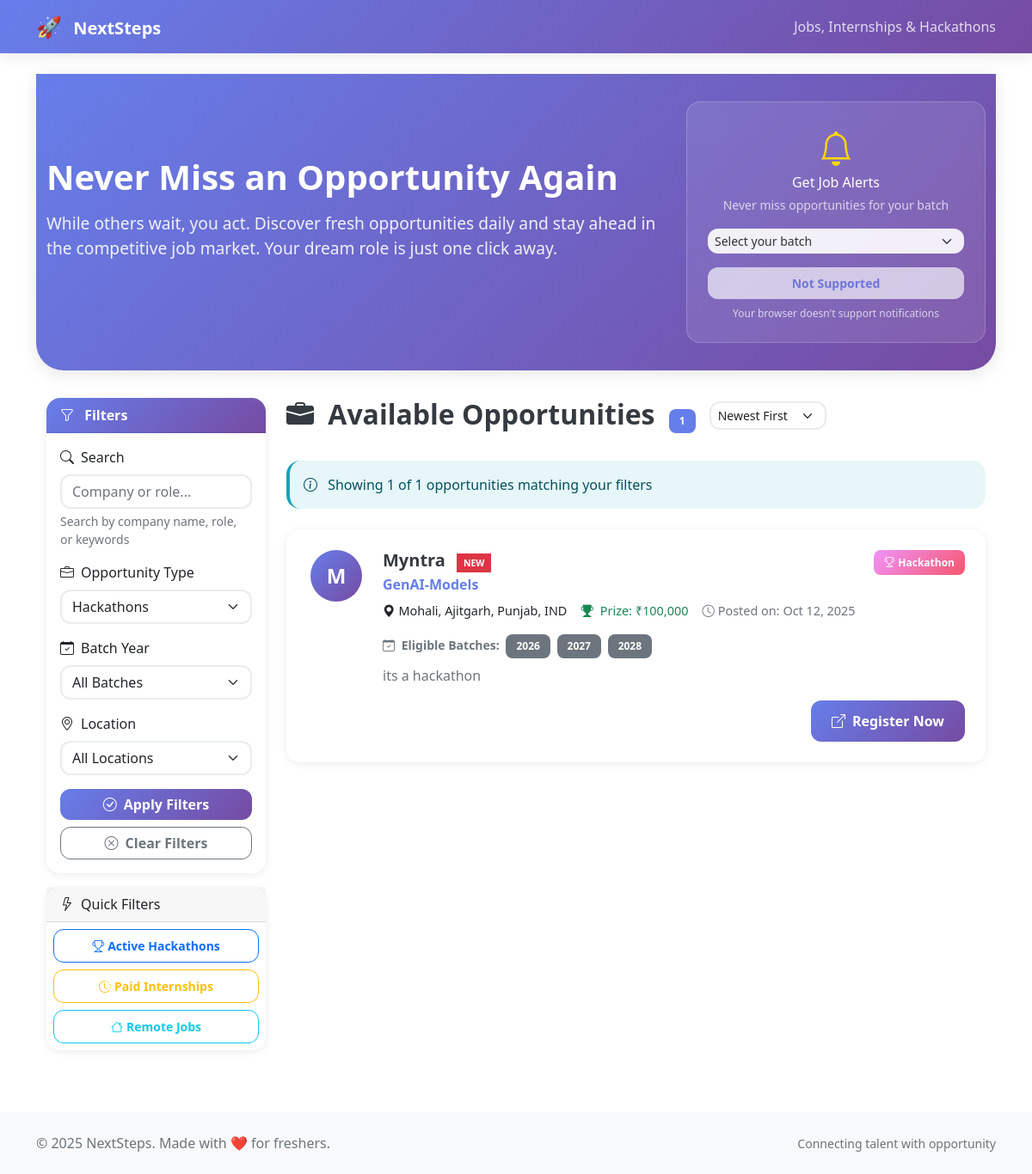
/?job_type=hackathon, run on an earlier commit of the app's database.
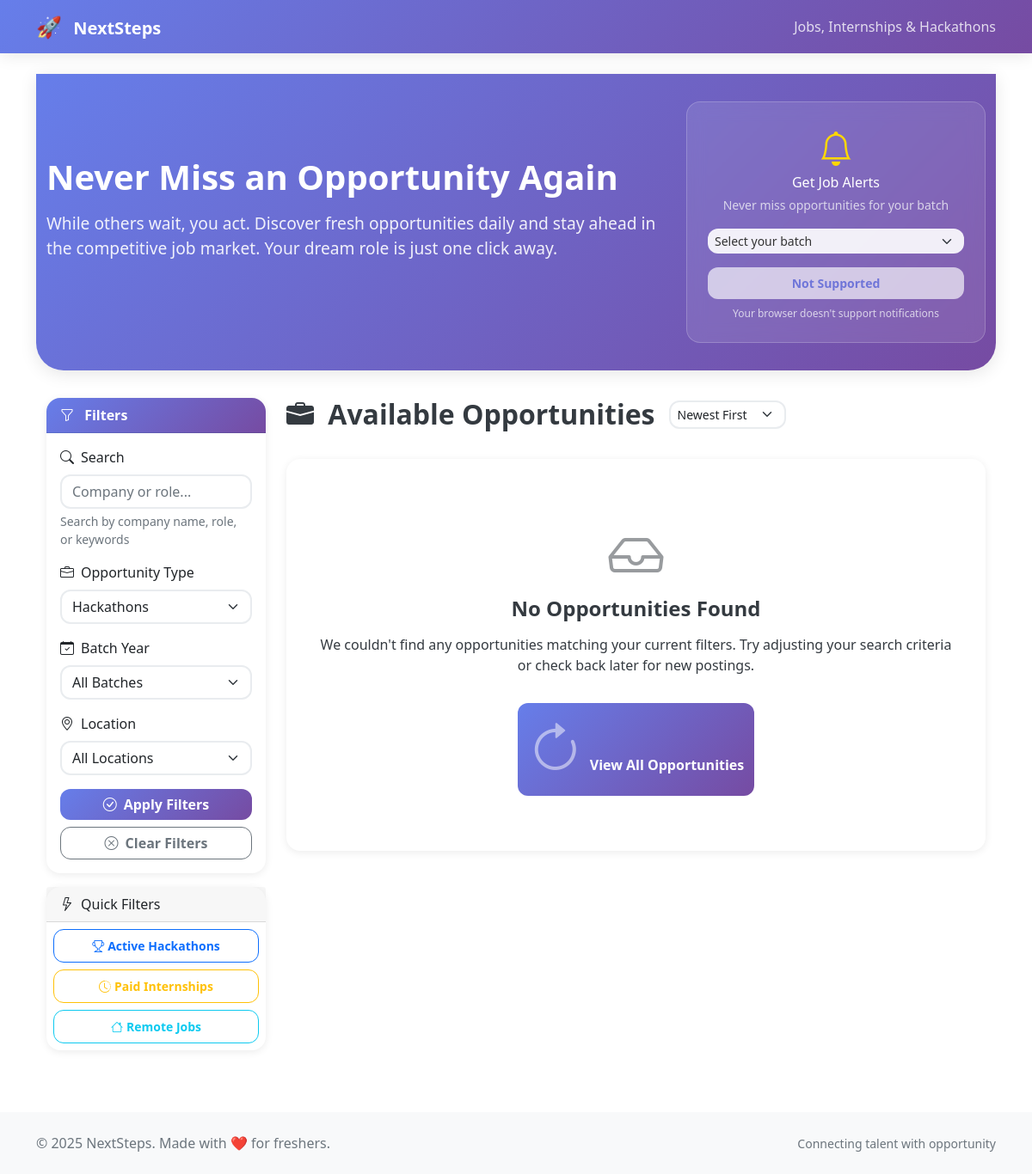
And on a later commit of the database.
### app/models.py (models this page shows, shortened)
class Job(db.Model):
    id = db.Column(db.Integer, primary_key=True)
    company_name = db.Column(db.String(200), nullable=False)
    role = db.Column(db.String(200), nullable=False)
    location = db.Column(db.String(200), nullable=False)
    description = db.Column(db.Text, nullable=False)
    apply_link = db.Column(db.String(500), nullable=False)
    is_internship = db.Column(db.Boolean, default=False)
    is_hackathon = db.Column(db.Boolean, default=False)
    salary = db.Column(db.Numeric(10, 2), nullable=True)
    stipend = db.Column(db.Numeric(10, 2), nullable=True)
    prize_money = db.Column(db.Numeric(10, 2), nullable=True)
    deadline = db.Column(db.DateTime, nullable=True)
    created_at = db.Column(db.DateTime, default=datetime.utcnow)
    is_active = db.Column(db.Boolean, default=True)
    batches = db.relationship('Batch', secondary=job_batches, backref='jobs')
    @property
    def prize_display(self):
        if self.prize_money:
            return f"₹{int(self.prize_money):,}"
        return None
    @property
    def is_new(self):
        return (datetime.utcnow() - self.created_at).days <= 7

class Batch(db.Model):
    id = db.Column(db.Integer, primary_key=True)
    name = db.Column(db.String(50), unique=True, nullable=False)

### app/routes/main.py (the view, shortened to what this page needs)
@bp.route('/')
def index():
    page = request.args.get('page', 1, type=int)
    job_type = request.args.get('job_type', '')
    batch_filter = request.args.get('batch', '')
    search = request.args.get('search', '')
    query = Job.query.filter_by(is_active=True)
    if job_type == 'full_time':
        query = query.filter(Job.is_internship == False, Job.is_hackathon == False)
    elif job_type == 'internship':
        query = query.filter(Job.is_internship == True)
    elif job_type == 'hackathon':
        query = query.filter(Job.is_hackathon == True)
    if batch_filter:
        query = query.join(Job.batches).filter(Batch.name == batch_filter)
    jobs = query.order_by(Job.created_at.desc()).paginate(
        page=page,
        per_page=10,
        error_out=False
    )
    all_batches = Batch.query.order_by(Batch.name.desc()).all()
    batches = [batch.name for batch in all_batches]
    return render_template(
        'index.html',
        jobs=jobs,
        batches=batches,
        current_batch=batch_filter,
        current_job_type=job_type,
        current_search=search
    )

### run.py (called while the page is built)
@app.after_request
def add_csp(response):
    response.headers["Content-Security-Policy"] = (
        "default-src 'self'; "
        "script-src 'self' https://www.googletagmanager.com https://www.google-analytics.com; "
        "connect-src 'self' https://www.google-analytics.com; "
        "img-src 'self' https://www.google-analytics.com data:; "
        "style-src 'self' 'unsafe-inline';"
    )
    return response

### templates/index.html (shortened to what the changed rows need)
{% extends "base.html" %}
{% from "macros.html" import render_job_badge, render_compensation, render_batches, render_pagination %}
{% block content %}
<section class="hero-section" role="banner">
    <div class="container">
        <div class="row align-items-center">
            <div class="col-lg-8">
                <h1 class="hero-title">Never Miss an Opportunity Again</h1>
            </div>
        </div>
    </div>
</section>
<div class="container">
    <div class="row">
        <div class="col-lg-9">
            <div class="page-header">
                <h2>
                    <i class="bi bi-briefcase-fill me-2" aria-hidden="true"></i>
                    Available Opportunities
                    {% if jobs.total %}
                        <span class="badge">{{ jobs.total }}</span>
                    {% endif %}
                </h2>
                <div class="d-flex gap-2">
                        {% set args = request.args.to_dict() %}
                        {% set _ = args.update({'sort': 'newest'}) %}
                        {% set args = request.args.to_dict() %}
                        {% set _ = args.update({'sort': 'company'}) %}
                </div>
            </div>
            {% if jobs.items %}
                <div class="alert alert-info mb-4" role="status" aria-live="polite">
                    <i class="bi bi-info-circle me-2" aria-hidden="true"></i>
                    Showing {{ jobs.items|length }} of {{ jobs.total }} opportunities
                    {% if current_search or current_job_type or current_batch or current_location %}
                        matching your filters
                    {% endif %}
                </div>
                {% for job in jobs.items %}
                <article class="card job-card mb-4" itemscope itemtype="https://schema.org/JobPosting">
                    <div class="card-body p-4">
                        <div class="d-flex">
                            <div class="company-logo me-4">
                                <div class="logo-placeholder"
                                     role="img"
                                     aria-label="{{ job.company_name }} logo">
                                    {{ job.company_name[0].upper() }}
                                </div>
                            </div>
                            <div class="flex-grow-1">
                                <div class="d-flex justify-content-between align-items-start mb-2">
                                    <div>
                                        <h3 class="company-name" itemprop="hiringOrganization">
                                            {{ job.company_name }}
                                            {% if job.is_new %}
                                                <span class="badge-new" aria-label="New opportunity">NEW</span>
                                            {% endif %}
                                        </h3>
                                        <p class="job-title" itemprop="title">{{ job.role }}</p>
                                    </div>
                                    <div>
                                        {{ render_job_badge(job) }}
                                    </div>
                                </div>
                                <div class="job-meta mb-3">
                                    <span itemprop="jobLocation">
                                        <i class="bi bi-geo-alt-fill" aria-hidden="true"></i>
                                        {{ job.location }}
                                    </span>
                                    {{ render_compensation(job) }}
                                    <span class="text-muted">
                                        <i class="bi bi-clock" aria-hidden="true"></i>
                                        <span class="sr-only">Posted on: </span>
                                        <time datetime="{{ job.created_at.isoformat() }}">
                                            {{ job.created_at.strftime('%b %d, %Y') }}
                                        </time>
                                    </span>
                                </div>
                                {{ render_batches(job) }}
                                <div class="job-description mb-3" itemprop="description">
                                    {{ job.description[:200] }}
                                </div>
                                <div class="text-end">
                                    <a href="{{ job.apply_link }}"
                                       target="_blank"
                                       rel="noopener noreferrer"
                                       class="btn btn-apply"
                                       onclick="gtag('event', 'apply_click', {'job_id': '{{ job.id }}', 'company': '{{ job.company_name }}'});"
                                       aria-label="{% if job.is_hackathon %}Register for {{ job.role }} at {{ job.company_name }}{% else %}Apply for {{ job.role }} at {{ job.company_name }}{% endif %}">
                                        <i class="bi bi-box-arrow-up-right me-2" aria-hidden="true"></i>
                                        {% if job.is_hackathon %}Register Now{% else %}Apply Now{% endif %}
                                    </a>
                                </div>
                            </div>
                        </div>
                    </div>
                </article>
                {% endfor %}
            {% else %}
                <div class="card">
                    <div class="card-body">
                        <div class="empty-state">
                            <i class="bi bi-inbox" aria-hidden="true"></i>
                            <h4>No Opportunities Found</h4>
                            <p>
                                {% if current_search or current_job_type or current_batch or current_location %}
                                    We couldn't find any opportunities matching your current filters.
                                    Try adjusting your search criteria or check back later for new postings.
                                {% else %}
                                    No opportunities are currently available.
                                    Please check back soon for new postings!
                                {% endif %}
                            </p>
                            {% if current_job_type or current_batch or current_search or current_location %}
                            <a href="{{ url_for('main.index') }}"
                               class="btn btn-primary mt-3"
                               aria-label="Clear all filters and view all opportunities">
                                <i class="bi bi-arrow-clockwise me-2" aria-hidden="true"></i>View All Opportunities
                            </a>
                            {% endif %}
                        </div>
                    </div>
                </div>
            {% endif %}
        </div>
    </div>
</div>
{% endblock %}

### templates/macros.html (shortened to what this page needs)
{% macro render_job_badge(job) %}
    {% if job.is_hackathon %}
        <span class="badge badge-job-type badge-hackathon">
            <i class="bi bi-trophy me-1" aria-hidden="true"></i>Hackathon
        </span>
    {% elif job.is_internship %}
        <span class="badge badge-job-type badge-internship">
            <i class="bi bi-clock-history me-1" aria-hidden="true"></i>Internship
        </span>
    {% else %}
        <span class="badge badge-job-type badge-fulltime">
            <i class="bi bi-briefcase me-1" aria-hidden="true"></i>Full Time
        </span>
    {% endif %}
{% endmacro %}
{% macro render_compensation(job) %}
    {% if job.is_hackathon %}
        {% if job.prize_money %}
            <span class="text-success fw-semibold">
                <i class="bi bi-trophy-fill me-1" aria-hidden="true"></i>
                <span class="sr-only">Prize: </span>{{ job.prize_display }}
            </span>
        {% else %}
            <span class="text-muted">Prize not specified</span>
        {% endif %}
    {% endif %}
{% endmacro %}
{% macro render_batches(job) %}
    {% if job.batches %}
        <div class="mb-2">
            <small class="text-muted">
                <i class="bi bi-calendar-check me-1" aria-hidden="true"></i>
                <strong>Eligible Batches:</strong>
                {% for batch in job.batches %}
                    <span class="badge bg-secondary ms-1">{{ batch.name }}</span>
                {% endfor %}
            </small>
        </div>
    {% endif %}
{% endmacro %}

What changed in the data, as far as the page shows it:
removed Job: company_name "M", company_name "Myntra", shows "NEW", role "GenAI-Models", is_hackathon True (drawn), location "Mohali, Ajitgarh, Punjab, IND", prize_display "₹100,000", created_at "Oct 12, 2025", description "its a hackathon"
removed Batch: name "2026"
removed Batch: name "2027"
removed Batch: name "2028"
Also different on the page:
{{ jobs.total }}: "1" → (not shown)
{{ jobs.items|length }}: "1" → (not shown)
text no longer shown: "Showing of opportunities matching your filters"
text now shown: "No Opportunities Found We couldn't find any opportunities matching your current filters. Try adjusting your search criteria or check back later for new postings. View All Opportunities"
